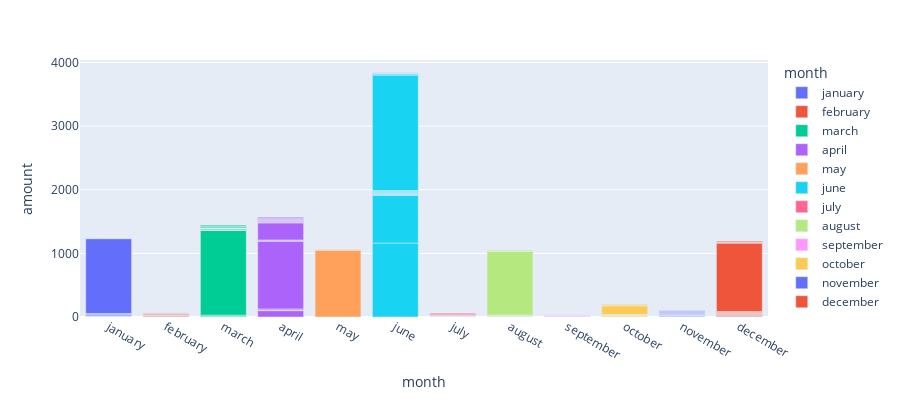

The cell this chart's notebook holds for it:
### Code cell
# Creating the six box plots using plotly express
fig = px.bar(cardholder_25, x='month', y= 'amount',
             hover_data=['month', 'amount'], color='month',
             labels={'Monthly transactions'}, height=400)
fig.show()

### Figure 1 — Plotly figure (JSON) as saved in the notebook; plotly's stock layout.template omitted (floating-point values rounded to 4 significant figures)
{"data": [{"alignmentgroup": "True", "hovertemplate": "month=%{x}<br>amount=%{y}<extra></extra>", "legendgroup": "january  ", "marker": {"color": "#636efa", "pattern": {"shape": ""}}, "name": "january  ", "offsetgroup": "january  ", "orientation": "v", "showlegend": true, "textposition": "auto", "type": "bar", "x": ["january  ", "january  ", "january  ", "january  ", "january  ", "january  ", "january  ", "january  ", "january  ", "january  "], "xaxis": "x", "y": [1, 11, 3, 1, 18, 2, 16, 2, 1177, 3], "yaxis": "y"}, {"alignmentgroup": "True", "hovertemplate": "month=%{x}<br>amount=%{y}<extra></extra>", "legendgroup": "february ", "marker": {"color": "#EF553B", "pattern": {"shape": ""}}, "name": "february ", "offsetgroup": "february ", "orientation": "v", "showlegend": true, "textposition": "auto", "type": "bar", "x": ["february ", "february ", "february ", "february ", "february ", "february ", "february ", "february ", "february ", "february "], "xaxis": "x", "y": [11, 11, 6, 4, 17, 1, 3, 11, 1, 1], "yaxis": "y"}, {"alignmentgroup": "True", "hovertemplate": "month=%{x}<br>amount=%{y}<extra></extra>", "legendgroup": "march    ", "marker": {"color": "#00cc96", "pattern": {"shape": ""}}, "name": "march    ", "offsetgroup": "march    ", "orientation": "v", "showlegend": true, "textposition": "auto", "type": "bar", "x": ["march    ", "march    ", "march    ", "march    ", "march    ", "march    ", "march    ", "march    ", "march    ", "march    ", "march    ", "march    ", "march    "], "xaxis": "x", "y": [12, 17, 1334, 3, 2, 14, 10, 2, 3, 4, 3, 18, 21], "yaxis": "y"}, {"alignmentgroup": "True", "hovertemplate": "month=%{x}<br>amount=%{y}<extra></extra>", "legendgroup": "april    ", "marker": {"color": "#ab63fa", "pattern": {"shape": ""}}, "name": "april    ", "offsetgroup": "april    ", "orientation": "v", "showlegend": true, "textposition": "auto", "type": "bar", "x": ["april    ", "april    ", "april    ", "april    ", "april    ", "april    ", "april    ", "april    ", "april    ", "april    ", "april    ", "april    ", "april    ", "april    ", "april    ", "april    "], "xaxis": "x", "y": [100, 3, 7, 17, 1063, 10, 10, 269, 10, 7, 6, 20, 3, 10, 16, 17], "yaxis": "y"}, {"alignmentgroup": "True", "hovertemplate": "month=%{x}<br>amount=%{y}<extra></extra>", "legendgroup": "may      ", "marker": {"color": "#FFA15A", "pattern": {"shape": ""}}, "name": "may      ", "offsetgroup": "may      ", "orientation": "v", "showlegend": true, "textposition": "auto", "type": "bar", "x": ["may      ", "may      ", "may      ", "may      ", "may      "], "xaxis": "x", "y": [1, 1046, 12, 2, 6], "yaxis": "y"}, {"alignmentgroup": "True", "hovertemplate": "month=%{x}<br>amount=%{y}<extra></extra>", "legendgroup": "june     ", "marker": {"color": "#19d3f3", "pattern": {"shape": ""}}, "name": "june     ", "offsetgroup": "june     ", "orientation": "v", "showlegend": true, "textposition": "auto", "type": "bar", "x": ["june     ", "june     ", "june     ", "june     ", "june     ", "june     ", "june     ", "june     ", "june     ", "june     ", "june     ", "june     ", "june     ", "june     "], "xaxis": "x", "y": [1162, 749, 11, 12, 1, 10, 11, 16, 16, 1813, 17, 12, 5, 2], "yaxis": "y"}, {"alignmentgroup": "True", "hovertemplate": "month=%{x}<br>amount=%{y}<extra></extra>", "legendgroup": "july     ", "marker": {"color": "#FF6692", "pattern": {"shape": ""}}, "name": "july     ", "offsetgroup": "july     ", "orientation": "v", "showlegend": true, "textposition": "auto", "type": "bar", "x": ["july     ", "july     ", "july     ", "july     ", "july     ", "july     ", "july     ", "july     ", "july     ", "july     "], "xaxis": "x", "y": [2, 5, 4, 2, 2, 1, 4, 10, 6, 21], "yaxis": "y"}, {"alignmentgroup": "True", "hovertemplate": "month=%{x}<br>amount=%{y}<extra></extra>", "legendgroup": "august   ", "marker": {"color": "#B6E880", "pattern": {"shape": ""}}, "name": "august   ", "offsetgroup": "august   ", "orientation": "v", "showlegend": true, "textposition": "auto", "type": "bar", "x": ["august   ", "august   ", "august   ", "august   ", "august   ", "august   "], "xaxis": "x", "y": [10, 10, 10, 1001, 3, 15], "yaxis": "y"}, {"alignmentgroup": "True", "hovertemplate": "month=%{x}<br>amount=%{y}<extra></extra>", "legendgroup": "september", "marker": {"color": "#FF97FF", "pattern": {"shape": ""}}, "name": "september", "offsetgroup": "september", "orientation": "v", "showlegend": true, "textposition": "auto", "type": "bar", "x": ["september", "september", "september", "september", "september", "september", "september"], "xaxis": "x", "y": [2, 12, 10, 5, 3, 4, 2], "yaxis": "y"}, {"alignmentgroup": "True", "hovertemplate": "month=%{x}<br>amount=%{y}<extra></extra>", "legendgroup": "october  ", "marker": {"color": "#FECB52", "pattern": {"shape": ""}}, "name": "october  ", "offsetgroup": "october  ", "orientation": "v", "showlegend": true, "textposition": "auto", "type": "bar", "x": ["october  ", "october  ", "october  ", "october  ", "october  ", "october  ", "october  ", "october  ", "october  "], "xaxis": "x", "y": [17, 4, 2, 11, 2, 3, 137, 10, 16], "yaxis": "y"}, {"alignmentgroup": "True", "hovertemplate": "month=%{x}<br>amount=%{y}<extra></extra>", "legendgroup": "november ", "marker": {"color": "#636efa", "pattern": {"shape": ""}}, "name": "november ", "offsetgroup": "november ", "orientation": "v", "showlegend": true, "textposition": "auto", "type": "bar", "x": ["november ", "november ", "november ", "november ", "november ", "november ", "november ", "november ", "november ", "november ", "november ", "november "], "xaxis": "x", "y": [8, 11, 10, 2, 5, 6, 19, 2, 11, 11, 3, 11], "yaxis": "y"}, {"alignmentgroup": "True", "hovertemplate": "month=%{x}<br>amount=%{y}<extra></extra>", "legendgroup": "december ", "marker": {"color": "#EF553B", "pattern": {"shape": ""}}, "name": "december ", "offsetgroup": "december ", "orientation": "v", "showlegend": true, "textposition": "auto", "type": "bar", "x": ["december ", "december ", "december ", "december ", "december ", "december ", "december ", "december ", "december ", "december ", "december ", "december "], "xaxis": "x", "y": [11, 13, 12, 11, 11, 10, 4, 14, 1074, 10, 4, 17], "yaxis": "y"}], "layout": {"barmode": "relative", "height": 400, "legend": {"title": {"text": "month"}, "tracegroupgap": 0}, "margin": {"t": 60}, "xaxis": {"anchor": "y", "categoryarray": ["january  ", "february ", "march    ", "april    ", "may      ", "june     ", "july     ", "august   ", "september", "october  ", "november ", "december "], "categoryorder": "array", "domain": [0, 1], "title": {"text": "month"}}, "yaxis": {"anchor": "x", "domain": [0, 1], "title": {"text": "amount"}}}}
